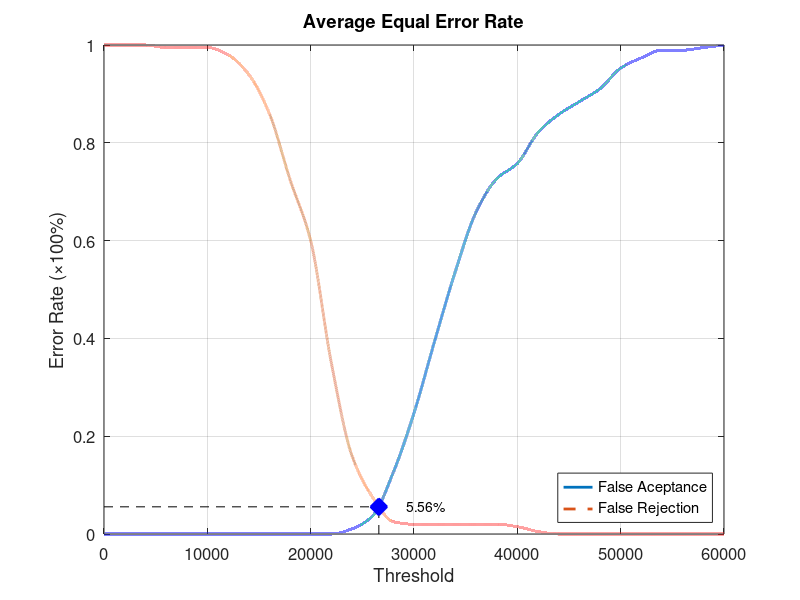
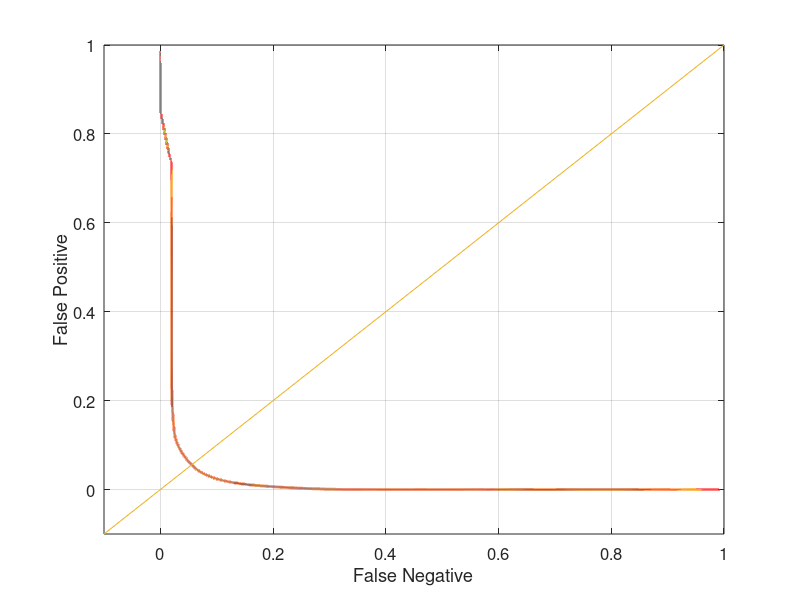

Source code (MATLAB) for these figures, in order:
function yEER = Database4_1
close all;
clear;
clc;
x = 0:2000:60000;
xq = 0:0.5:60000;

y0 = [0 0 0 0 0 0 0 0 0 0 0 0 0.0105263 0.0368421 0.126316 0.247368 0.394737 0.536842 0.657895 0.726316 0.757895 0.821053 0.857895 0.884211 0.910526 0.952632 0.973684 0.989474 0.989474 0.994737 1];
yy0 = interp1(x, y0, xq, 'pchip');
y1 = [1 1 1 0.995 0.995 0.995 0.98 0.94 0.86 0.725 0.6 0.35 0.16 0.075 0.025 0.02 0.02 0.02 0.02 0.02 0.015 0.005 0 0 0 0 0 0 0 0 0];
yy1 = interp1(x, y1, xq, 'pchip');

% Calculating EER: 
y2 = abs(y0 - y1);
find(y2 == min(y2))
yy2 = abs(yy0 - yy1);
xEER = find(yy2 == min(yy2));
xEERIndex = xq(xEER) % X-axis EER
yEER = yy0(xEER) % Y-axis EER

main = figure
plot(xq, yy0,'-','LineWidth', 2);	hold on
plot(xq, yy1,'--','LineWidth', 2);	hold on
plot([xEERIndex xEERIndex], [0 yEER], 'k--');	hold on
plot([0 xEERIndex], [yEER yEER], 'k--');	hold on
plot(xEERIndex, yEER, 'bx', 'LineWidth', 10);	hold on
text(xEERIndex + 10 * xEERIndex / 100, yEER, [num2str(round((10000 * yEER)) / 100) '%'])
legend('False Aceptance', 'False Rejection', 'Location', 'SouthEast')
xlabel('Threshold')
ylabel('Error Rate (\times100%)')
title('Average Equal Error Rate')
set(gca, 'FontSize', 12)
axis([0 60000 0 1])
grid on

print(main, 'Database4_1Main', '-dpng');
FNRxFPR = figure('Color', [1 1 1]);
plot(yy1, yy0, '-', yy1, yy0, 'LineWidth', 2);
hold on
y = -0.1:0.1:1
plot(y, y); 
set(gca, 'FontSize', 12)
xlabel('False Negative')
ylabel('False Positive')
axis([-0.1 1 -0.1 1])
set(gca, 'FontSize', 12)
grid on

print(FNRxFPR, 'Database4_1FNRxFPR','-dpng');
end
